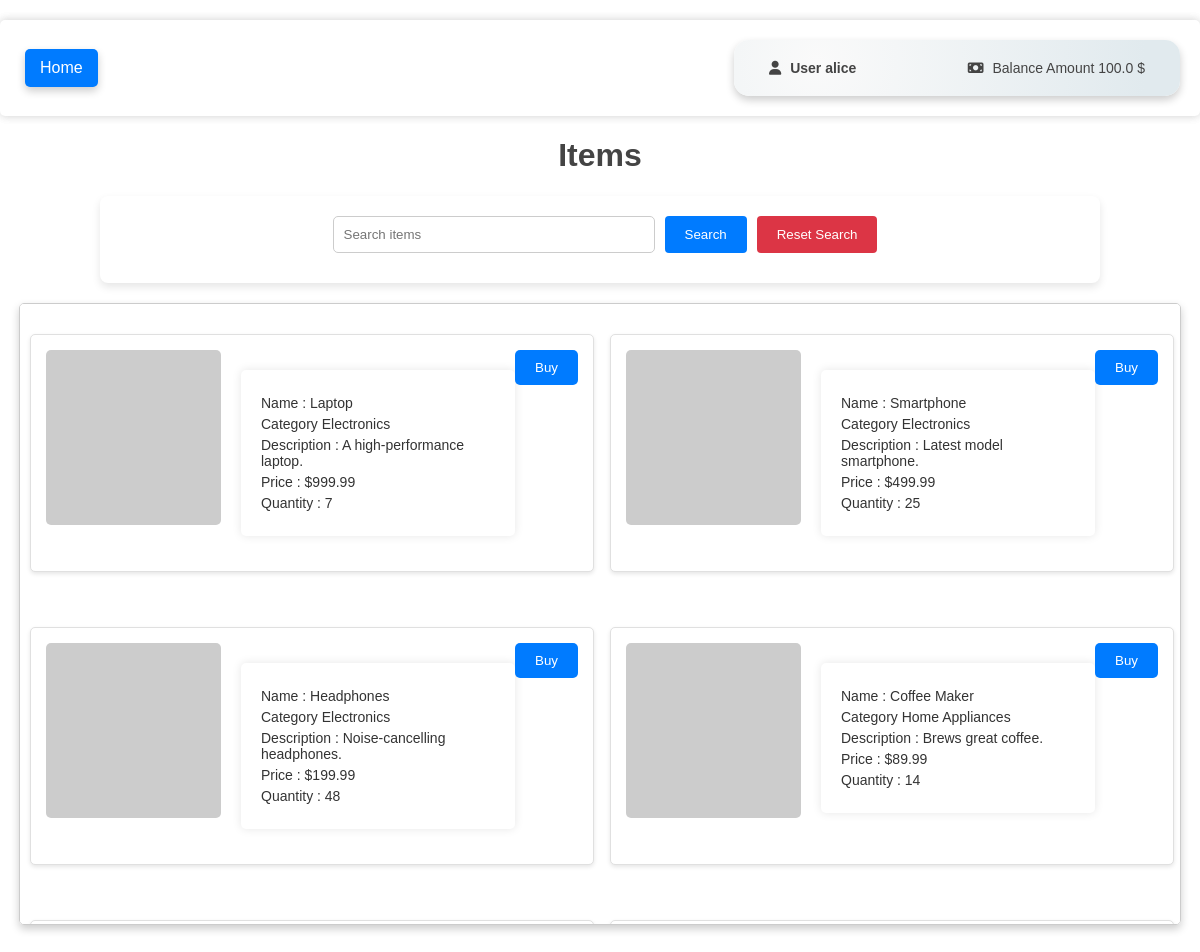
The page /list_items (signed in) on the database its author committed.
### tables this page shows
CREATE TABLE users (
        rowid INTEGER PRIMARY KEY AUTOINCREMENT,
        username TEXT UNIQUE,
        password TEXT,
        email TEXT,
        balance REAL
    );

CREATE TABLE items (
        rowid INTEGER PRIMARY KEY AUTOINCREMENT,
        name TEXT,
        price REAL,
        quantity INTEGER,
        description TEXT,
        image TEXT,
        user_id INTEGER,
        category TEXT,
        FOREIGN KEY(user_id) REFERENCES users(rowid)
    );

### app.py (the view)
@app.route('/list_items')
def list_items():
    deb_print(session)
    if 'user_id' not in session:
        return redirect(url_for('login'))
    balance = get_user_balance(session['user_id'])
    username = get_username(session['user_id'])
    user_id = session['user_id']
    search_query = request.args.get('search_query')
    conn = get_db_connection()
    c = conn.cursor()
    if search_query:
        c.execute('SELECT * FROM items WHERE (name LIKE ? OR description LIKE ?) AND quantity > 0',
                  ('%' + search_query + '%', '%' + search_query + '%'))
    else:
        c.execute('SELECT * FROM items WHERE quantity > 0')
    items = c.fetchall()
    conn.close()
    return render_template('list_items.html', items=items , username=username , balance=balance , user_id=user_id)

### app.py (called while the page is built)
def get_db_connection():
    conn = sqlite3.connect('marketplace.db')
    conn.row_factory = sqlite3.Row
    return conn

def get_username(user_id):
    try:
        conn = get_db_connection()
        c = conn.cursor()
        c.execute('SELECT username FROM users WHERE rowid = ?', (user_id,))
        username = c.fetchone()['username']
        conn.close()
        return username
    except:
        return 'NaN'

def deb_print(obj):
    print(json.dumps(obj, indent=2))

def get_user_balance(user_id):
    try :
        conn = get_db_connection()
        c = conn.cursor()
        c.execute('SELECT balance FROM users WHERE rowid = ?', (user_id,))
        balance = c.fetchone()['balance']
        conn.close()
        return balance
    except:
        return "NaN"

### templates/list_items.html (shortened to what this page needs)
<!doctype html>
<html lang="en">
<head>
    <link rel="stylesheet" href="{{ url_for('static' , filename='style.css')}}">
</head>
<body>
    <div class="navbar">
        <div class="container">
            <a href="{{ url_for('index') }}">Home</a>
            <div class="profile">
                <a class='link' href="{{ url_for('profile', user_id=user_id) }}">
                    <h2><i class="fa-solid fa-user"></i> User {{ username }}</h2>
                </a>
                <a class='link' href="{{ url_for('balance', user_id=user_id) }}">
                    <p><i class="fa-solid fa-money-bill"></i> Balance Amount {{ balance }} $</p>
                </a>
            </div>
        </div>
    </div>
    <h1>Items</h1>
    <div class="form-container">
        <form method="GET" action="{{ url_for('list_items') }}" class="search-form">
            <input type="text" name="search_query" placeholder="Search items" class="input-field">
            <button type="submit" class="search-button">Search</button>
        </form>
        <form method="GET" action="{{ url_for('reset_search_offers') }}" class="reset-form">
            <button type="submit" class="reset-button">Reset Search</button>
        </form>
    </div>
    <div class="scrollable-container">
        {% for item in items %}
        <div class="item">
            <img src="{{ item['image'] }}" alt="{{ item['name'] }}">
            <div>
                <p>Name : {{ item['name']}}</p>
                <p>Category {{ item['category']}}</p>
                <p>Description : {{ item['description']}}</p>
                <p>Price : ${{ item['price']}}</p>
                <p>Quantity : {{ item['quantity']}}</p>
            </div>
            <form method="POST" action="{{ url_for('buy_item', item_id=item['rowid']) }}">
                <button type="submit">Buy</button>
            </form>
        </div>
        {% endfor %}
    </div>
</body>
</html>

### static/style.css (style rules this page uses)
body { font-family: Arial, sans-serif; margin: 0; padding: 0; background-color: white; color: #333; }
h1, h2 { text-align: center; color: #444; }
a { text-decoration: none; color: #fff; background-color: #007BFF; margin: 0 10px; padding: 10px 15px; border-radius: 5px; transition: ease-in-out 0.2s; box-shadow: 0 4px 8px rgba(0, 0, 0, 0.2); }
a.link { color: #444; background-color: transparent; box-shadow: none; padding: 0%; }
div { width: 80%; margin: 20px auto; padding: 20px; background-color: #fff; border-radius: 5px; box-shadow: 0 0 10px rgba(0, 0, 0, 0.1); }
form { display: flex; justify-content: center; margin-bottom: 20px; }
input[type="text"] { padding: 10px; width: 300px; border: 1px solid #ccc; border-radius: 5px; margin-right: 10px; }
button { padding: 10px 20px; border: none; border-radius: 5px; background-color: #007BFF; color: white; cursor: pointer; }

### templates/list_items.html (style rules this page uses)
.scrollable-container { display : grid; grid-template-columns: repeat(auto-fill, minmax(450px, 1fr)); gap: 20px; width: 95%; height: 600px; overflow-y: scroll; overflow-x: hidden; padding: 10px; border: 1px solid #ccc; box-shadow: 0 4px 8px rgba(0, 0, 0, 0.2); }
.item { display: flex; width: 95%; align-items: flex-start; padding: 15px; margin-bottom: 15px; background-color: #fff; border: 1px solid #e0e0e0; border-radius: 5px; box-shadow: 0 2px 4px rgba(0, 0, 0, 0.1); }
.item img { max-width: 175px; max-height: 175px; margin-right: 20px; border-radius: 5px; object-fit: cover; }
.item div { flex: 1; }
.item p { margin: 5px 0; color: #333; font-size: 14px; }
.navbar { background-color: rgb(245, 245, 245); display: flex; justify-content: center; align-items: center; padding: 0px 0px; width: 100%; }
.navbar .container { display: flex; justify-content: space-between; align-items: center; width: 100%; padding-top: 0px; padding-bottom: 0px; margin-top: 0px; margin-bottom: 0px; }
.navbar .container a { margin: 0 5px; border-radius: 5px; transition: background-color 0.3s; }
.navbar .profile { display: flex; flex-direction: row; align-items: flex-end; max-width: 35%; justify-content: space-between; border-radius: 15px; margin-right: 0px; box-shadow: 0 4px 8px rgba(0, 0, 0, 0.2); background: radial-gradient(circle at 18.7% 37.8%, rgb(250, 250, 250) 0%, rgb(225, 234, 238) 90%); }
.navbar .profile h2, .navbar .profile p { margin: 0px 10px; font-size: 14px; }
.navbar .profile i { margin-right: 5px; }
.form-container { display: flex; flex-direction: row; justify-content: center; background-color: #fff; padding: 20px; border-radius: 8px; box-shadow: 0 4px 8px rgba(0, 0, 0, 0.1); }
.search-form, .reset-form { margin-bottom: 10px; padding-left: 10px; }
.input-field { padding: 10px; border: 1px solid #ccc; border-radius: 4px; margin-right: 10px; width: 200px; }
.search-button, .reset-button { padding: 10px 20px; border: none; border-radius: 4px; background-color: #007BFF; color: #fff; cursor: pointer; transition: background-color 0.3s; }
.reset-button { background-color: #DC3545; }

### rows shown on the page
users: username "alice", balance "100.0"
items: name "Laptop", category "Electronics", description "A high-performance laptop.", price "999.99", quantity "7"
items: name "Smartphone", category "Electronics", description "Latest model smartphone.", price "499.99", quantity "25"
items: name "Headphones", category "Electronics", description "Noise-cancelling headphones.", price "199.99", quantity "48"
items: name "Coffee Maker", category "Home Appliances", description "Brews great coffee.", price "89.99", quantity "14"
